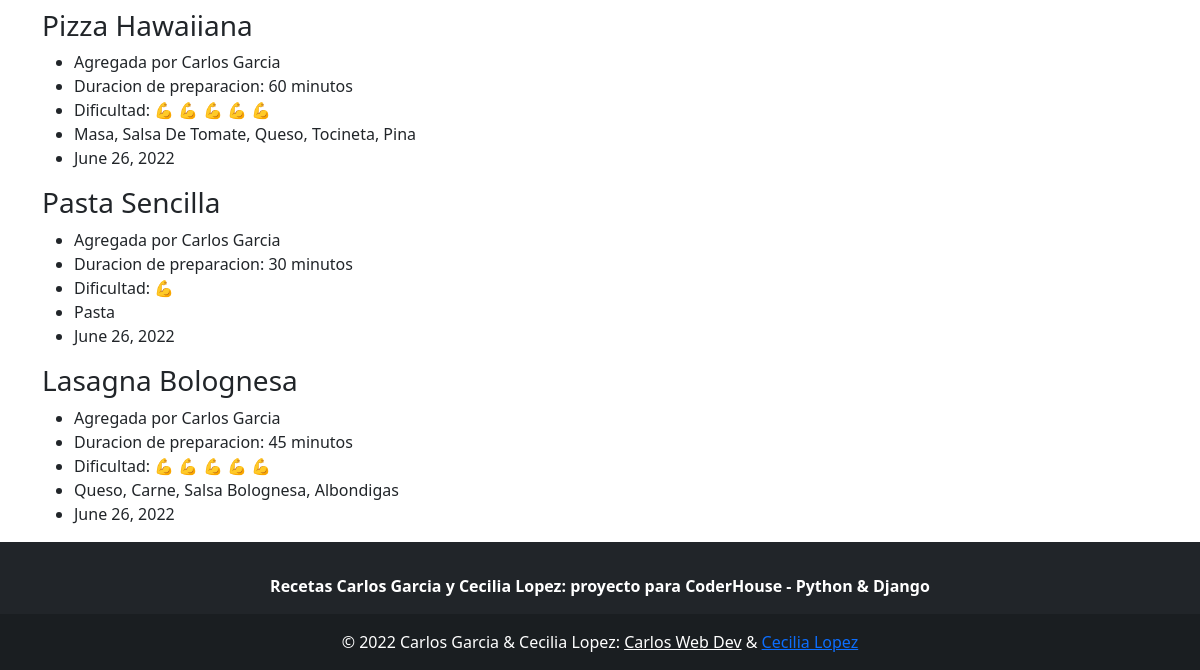
/recetas-italiana/ (lower part), run on an earlier commit of the app's database.
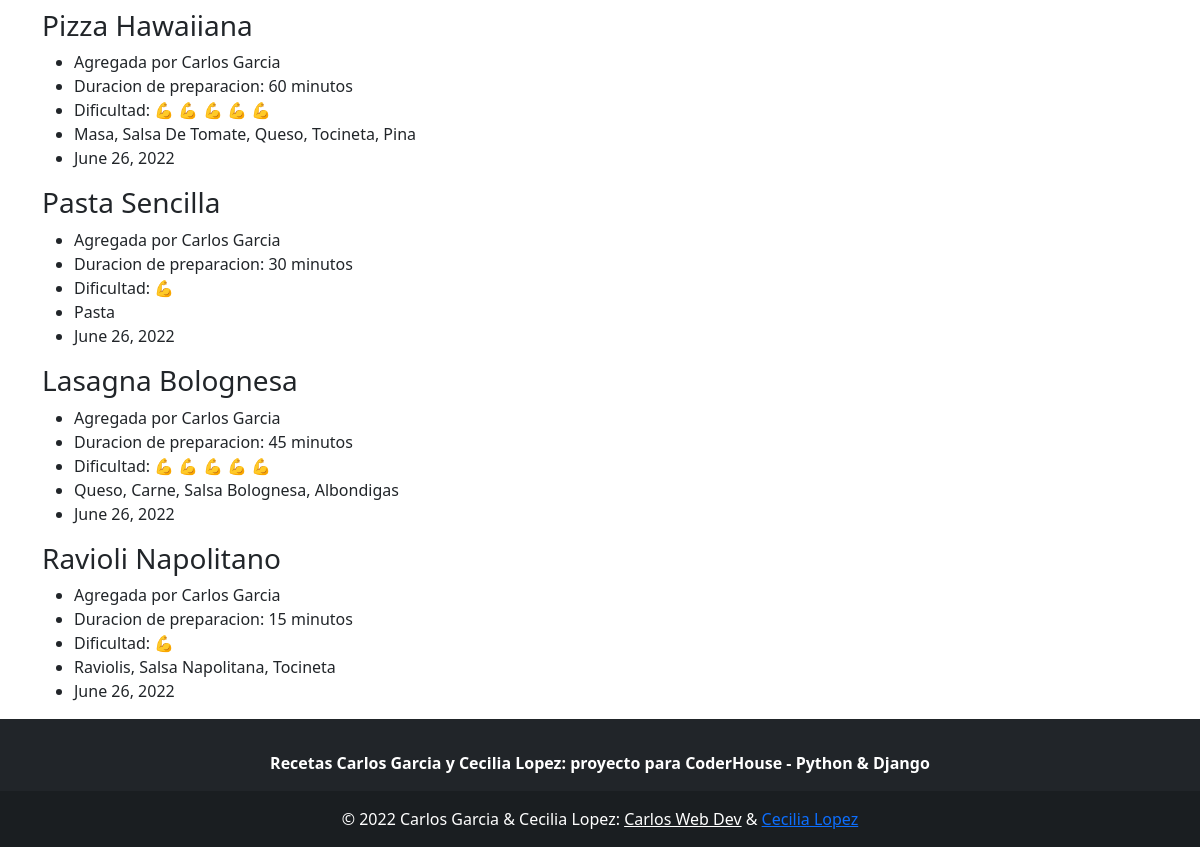
And on a later commit of the database.
### my_app/models.py (models this page shows, shortened)
class RecetasItalianas(models.Model):
    nombre_plato = models.CharField(max_length=30, unique=True, null=False)
    tiempo_cocina = models.IntegerField(unique=False, null=False, validators=[MinValueValidator(15), MaxValueValidator(60)])
    ingredientes = models.CharField(max_length=100 ,unique=False, null=False)
    autor = models.CharField(max_length=30, unique=False, null=False)
    dificultad = models.IntegerField(unique=False, null=False, validators=[MinValueValidator(1), MaxValueValidator(5)])
    fecha_agregada = models.DateField(unique=False, null=False)

### my_app/views.py (the view)
# urls.py: path('recetas-italiana/', views.italiana, name='italiana'),
def italiana(request):
    recetas_italianas = models.RecetasItalianas.objects.all()
    if request.method == 'POST':
        if request.POST.get('nombre_receta'):
            busqueda = request.POST['nombre_receta']
            forms = RecetaItalianaForm()
            recetas = models.RecetasItalianas.objects.filter(nombre_plato__contains=busqueda)
            resultados = len(recetas)
            return render(request, f'{path_template}{templates_my_app[1]}', context={'forms': forms, 'busqueda': recetas, 'resultado':resultados, 'receta_buscada': busqueda, 'italianas': recetas_italianas})
        else:
            forms = RecetaItalianaForm(request.POST)
            if forms.is_valid():
                forms.save()
                return redirect(reverse('my_app:home'))
    else:
        forms = RecetaItalianaForm()
    return render(request, f'{path_template}{templates_my_app[1]}', context={'forms': forms, 'italianas': recetas_italianas})

### my_app/templates/my_app/italiana.html (shortened to what this page needs)
{% extends 'my_app/base.html' %}
{% block content %}
<br>
{% if resultado > 0 %}
<h3> Has buscado {{receta_buscada}}</h3>
    {% for resultado in busqueda %}
    <div class="container">
        <h3>{{resultado.nombre_plato}}</h3>
        <ul>
                <li>Agregada por {{resultado.autor}}</li>
                <li>Duracion de preparacion: {{ resultado.tiempo_cocina }} minutos</li>
            <li>Dificultad: {% if resultado.dificultad == 1 %}
                💪
                {% elif resultado.dificultad == 2 %}
                💪 💪
                {% elif resultado.dificultad == 3 %}
                💪 💪 💪
                {% elif resultado.dificultad == 4 %}
                💪 💪 💪 💪
                {% elif resultado.dificultad == 5 %}
                💪 💪 💪 💪 💪
                {% endif %}
            </li>
            <li>{{resultado.ingredientes|title}}</li>
            <li>{{resultado.fecha_agregada}}</li></div> <br>
    {% endfor %}
{% elif resultado == 0 %}
<div class="container">
<h3> Has buscado {{receta_buscada}}</h3>
<p> No existen recetas por {{receta_buscada}}</p>
</div>
{% else %}
<div class="container">
{% for receta in italianas %}
<h3>{{receta.nombre_plato}}</h3>
<ul>
    <li>Agregada por {{receta.autor}}</li>
    <li>Duracion de preparacion: {{ receta.tiempo_cocina }} minutos</li>
    <li>Dificultad: {% if receta.dificultad == 1 %}
        💪
        {% elif receta.dificultad == 2 %}
        💪 💪
        {% elif receta.dificultad == 3 %}
        💪 💪 💪
        {% elif receta.dificultad == 4 %}
        💪 💪 💪 💪
        {% elif receta.dificultad == 5 %}
        💪 💪 💪 💪 💪
        {% endif %}
    </li>
    <li>{{receta.ingredientes|title}}</li>
    <li>{{receta.fecha_agregada}}</li>
</ul>
{% endfor %}
</div>
{% endif %}
{% endblock %}

What changed in the data, as far as the page shows it:
added RecetasItalianas: nombre_plato "Ravioli Napolitano", autor "Carlos Garcia", tiempo_cocina "15", ingredientes "Raviolis, Salsa Napolitana, Tocineta", fecha_agregada "June 26, 2022"
